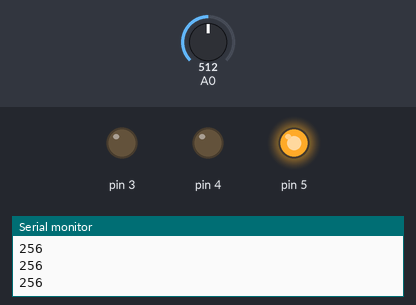
The sketch below on a simulated Arduino Uno, built with avr-gcc and run on an emulated ATmega328P. Parts: output pins drawn as LEDs (lit = HIGH), the last lines printed to the serial monitor. The inputs (shaded band) are chosen by the test bench; at power-on: A0 = 512.

Above: at 1.2 s.
1.3 s: A0 set to 218
2.8 s: A0 set to 192
At 4.1 s:
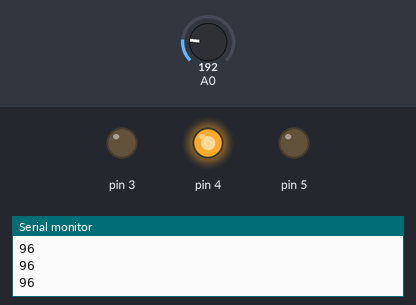
4.5 s: A0 set to 106
6.0 s: A0 set to 92
At 6.5 s:
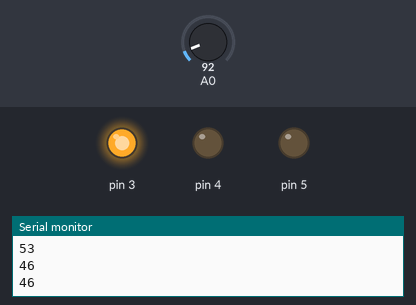
7.5 s: A0 set to 110
At 8.7 s:
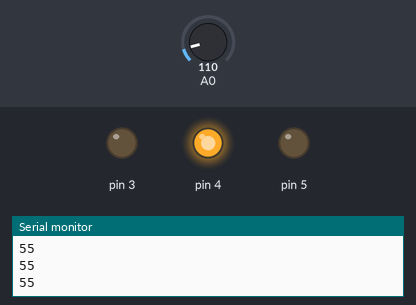
9.0 s: A0 set to 90
At 10.1 s:
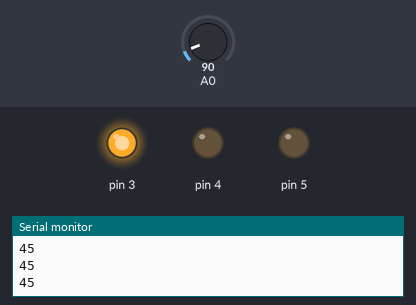
Timing chart, 0 to 11.5 s (numbered marks = the images above; inputs shaded):
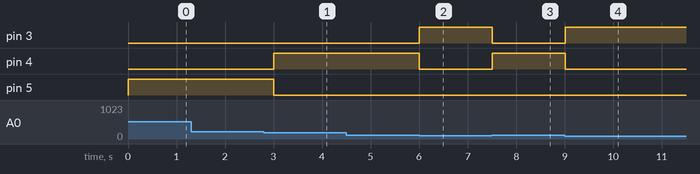

Measured:
- the behaviour switches between 200 and 199 on A0 (found by bisection; images 0 and 1)
- the behaviour switches between 100 and 99 on A0 (found by bisection; images 1 and 2)
- after the input at 2.8 s, pin 4: LOW → HIGH after 0.20 s; pin 5: HIGH → LOW after 0.20 s
- after the input at 6.0 s, pin 3: LOW → HIGH at once; pin 4: HIGH → LOW at once
- after the input at 7.5 s, pin 3: HIGH → LOW at once; pin 4: LOW → HIGH at once
- after the input at 9.0 s, pin 3: LOW → HIGH at once; pin 4: HIGH → LOW at once

The sketch:

Cds_led.ino
```cpp
int val=0; //光センサーからの入力値を格納する
int ledVal = 0; //LEDへの出力値を格納

void setup() {
  Serial.begin(9800);
}

void loop() {
  val=analogRead(0);  //A0からセンサーの入力値を受け付ける
  ledVal = val/2;
  Serial.println(ledVal);
  //  D3に青色、D4に緑色、D5に赤色のLEDを接続
  if(ledVal < 50){    //入力値が50以下の時
    analogWrite(3,255);  //青色が点灯
    analogWrite(4,0);
    analogWrite(5,0);
  }else if(ledVal < 100){  // 入力値が51~99の時
    analogWrite(3,0);
    analogWrite(4,255);  //緑色が点灯
    analogWrite(5,0);
  }else {  //入力値が100以上の時
    analogWrite(3,0);
    analogWrite(4,0);
    analogWrite(5,255); //赤色が点灯
    }
    delay(300);
}
```
